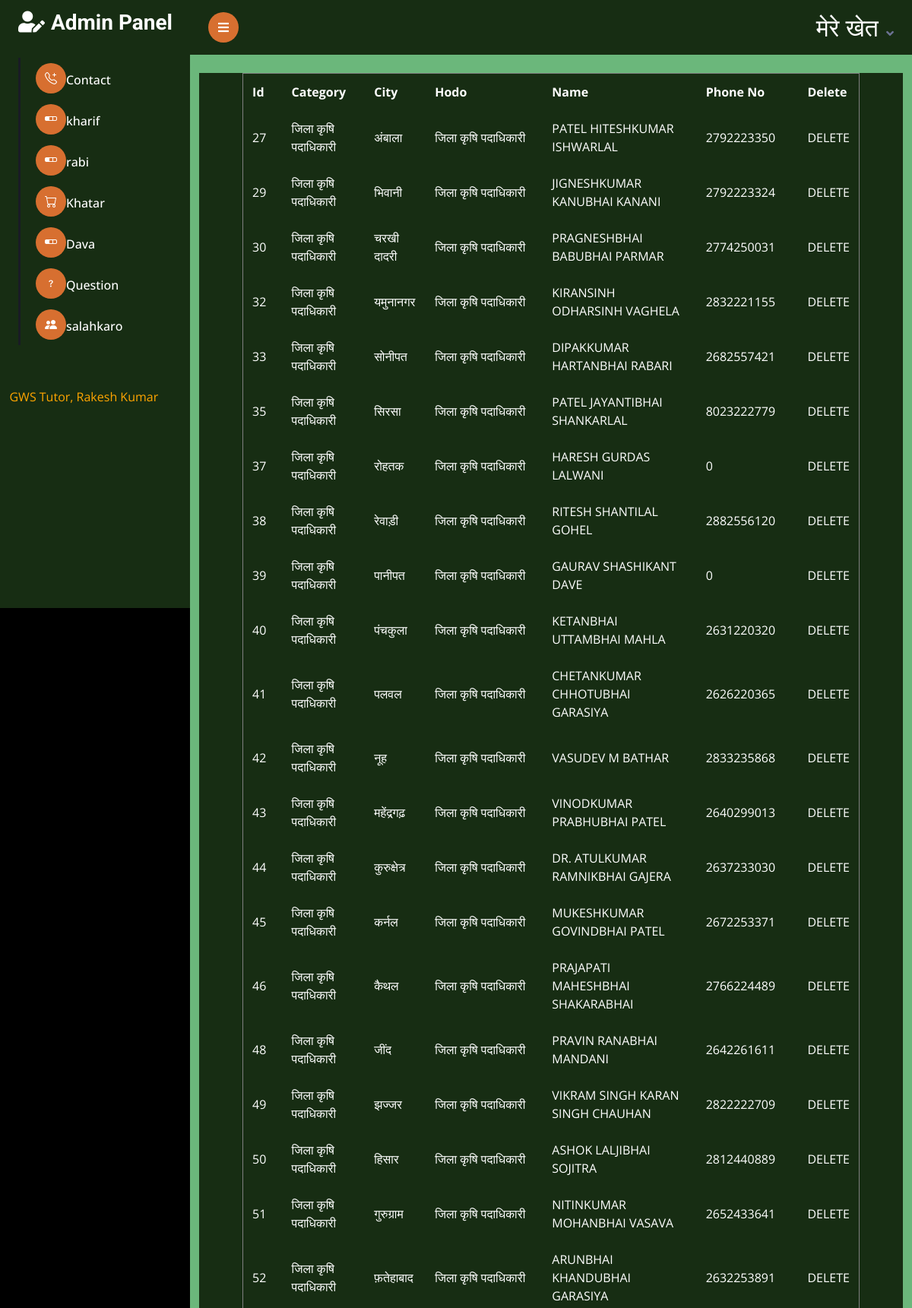
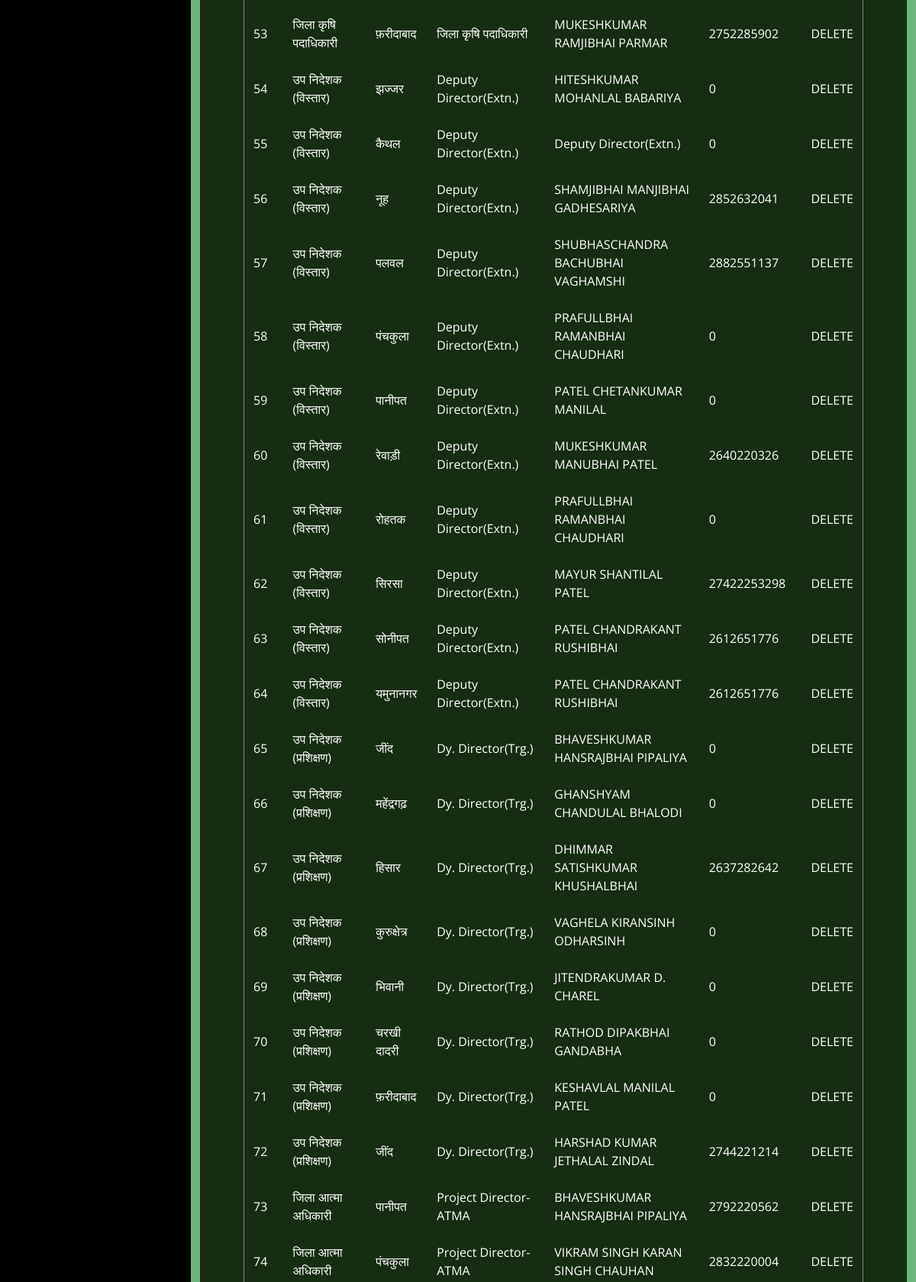
The app's page /admin/s_view.php (signed in, upper part) with its own data (2 pictures, top to bottom).
### tables this page shows
CREATE TABLE `salahkaro` (
  `id` bigint(12) NOT NULL,
  `category` varchar(50) NOT NULL,
  `city` varchar(50) NOT NULL,
  `hodo` varchar(50) NOT NULL,
  `name` varchar(50) NOT NULL,
  `phone` bigint(12) NOT NULL
);

### admin/s_view.php (the view)
<?php session_start();
if(isset($_SESSION['aid']))
{
 include "menu.php"; ?>
<div class="container-fluid pt-4 px-4">
                <div class="row g-4">
                    <div class="col-sm-6 col-xl-12" style="background-color: #172D13;">
<table border=1 align="center" width=90% cellspacing="10" cellpadding="12">
		<tr>
			<th>Id</th>
			<th>Category</th>
			<th>City</th>
			<th>Hodo</th>
			<th>Name</th>
			<th>Phone No</th>
			<th>Delete</th>
		</tr>
		<?php
			include "connection.php";
			$s = mysqli_query($con,"select * from salahkaro");
		while($r = mysqli_fetch_array($s))
		{
		?>
		<tr>
				<td><?php echo $r['id']; ?></td>
				<td><?php echo $r['category']; ?></td>
				<td><?php echo $r['city']; ?></td>
				<td><?php echo $r['hodo']; ?></td>
				<td><?php echo $r['name']; ?></td>
				<td><?php echo $r['phone']; ?></td>
				<td><a href="s_delete.php?i=<?php echo $r['id']; ?>">DELETE</a></td>
		</tr>
		<?php
			}
		?>
	</table>
</div>
</div>
</div>
<?php include "footer.php";
}
else
{
    header("location:index.php");
}
?>

### admin/css/style.css (style rules this page uses)
:root { --primary: #EB1616; --secondary: #191C24; --light: #6C7293; --dark: #000000; }

### records on screen
salahkaro: id "27", category "जिला कृषि पदाधिकारी", city "अंबाला", hodo "जिला कृषि पदाधिकारी", name "PATEL HITESHKUMAR ISHWARLAL", phone "2792223350"
salahkaro: id "29", category "जिला कृषि पदाधिकारी", city "भिवानी", hodo "जिला कृषि पदाधिकारी", name "JIGNESHKUMAR KANUBHAI KANANI", phone "2792223324"
salahkaro: id "30", category "जिला कृषि पदाधिकारी", city "चरखी दादरी", hodo "जिला कृषि पदाधिकारी", name "PRAGNESHBHAI BABUBHAI PARMAR", phone "2774250031"
salahkaro: id "32", category "जिला कृषि पदाधिकारी", city "यमुनानगर", hodo "जिला कृषि पदाधिकारी", name "KIRANSINH ODHARSINH VAGHELA", phone "2832221155"
salahkaro: id "33", category "जिला कृषि पदाधिकारी", city "सोनीपत", hodo "जिला कृषि पदाधिकारी", name "DIPAKKUMAR HARTANBHAI RABARI", phone "2682557421"
salahkaro: id "35", category "जिला कृषि पदाधिकारी", city "सिरसा", hodo "जिला कृषि पदाधिकारी", name "PATEL JAYANTIBHAI SHANKARLAL", phone "8023222779"
salahkaro: id "37", category "जिला कृषि पदाधिकारी", city "रोहतक", hodo "जिला कृषि पदाधिकारी", name "HARESH GURDAS LALWANI", phone "0"
salahkaro: id "38", category "जिला कृषि पदाधिकारी", city "रेवाड़ी", hodo "जिला कृषि पदाधिकारी", name "RITESH SHANTILAL GOHEL", phone "2882556120"
salahkaro: id "39", category "जिला कृषि पदाधिकारी", city "पानीपत", hodo "जिला कृषि पदाधिकारी", name "GAURAV SHASHIKANT DAVE", phone "0"
salahkaro: id "40", category "जिला कृषि पदाधिकारी", city "पंचकुला", hodo "जिला कृषि पदाधिकारी", name "KETANBHAI UTTAMBHAI MAHLA", phone "2631220320"
salahkaro: id "41", category "जिला कृषि पदाधिकारी", city "पलवल", hodo "जिला कृषि पदाधिकारी", name "CHETANKUMAR CHHOTUBHAI GARASIYA", phone "2626220365"
salahkaro: id "42", category "जिला कृषि पदाधिकारी", city "नूह", hodo "जिला कृषि पदाधिकारी", name "VASUDEV M BATHAR", phone "2833235868"
salahkaro: id "43", category "जिला कृषि पदाधिकारी", city "महेंद्रगढ़", hodo "जिला कृषि पदाधिकारी", name "VINODKUMAR PRABHUBHAI PATEL", phone "2640299013"
salahkaro: id "44", category "जिला कृषि पदाधिकारी", city "कुरुक्षेत्र", hodo "जिला कृषि पदाधिकारी", name "DR. ATULKUMAR RAMNIKBHAI GAJERA", phone "2637233030"
salahkaro: id "45", category "जिला कृषि पदाधिकारी", city "कर्नल", hodo "जिला कृषि पदाधिकारी", name "MUKESHKUMAR GOVINDBHAI PATEL", phone "2672253371"
salahkaro: id "46", category "जिला कृषि पदाधिकारी", city "कैथल", hodo "जिला कृषि पदाधिकारी", name "PRAJAPATI MAHESHBHAI SHAKARABHAI", phone "2766224489"
salahkaro: id "48", category "जिला कृषि पदाधिकारी", city "जींद", hodo "जिला कृषि पदाधिकारी", name "PRAVIN RANABHAI MANDANI", phone "2642261611"
salahkaro: id "49", category "जिला कृषि पदाधिकारी", city "झज्जर", hodo "जिला कृषि पदाधिकारी", name "VIKRAM SINGH KARAN SINGH CHAUHAN", phone "2822222709"
salahkaro: id "50", category "जिला कृषि पदाधिकारी", city "हिसार", hodo "जिला कृषि पदाधिकारी", name "ASHOK LALJIBHAI SOJITRA", phone "2812440889"
salahkaro: id "51", category "जिला कृषि पदाधिकारी", city "गुरुग्राम", hodo "जिला कृषि पदाधिकारी", name "NITINKUMAR MOHANBHAI VASAVA", phone "2652433641"
salahkaro: id "52", category "जिला कृषि पदाधिकारी", city "फ़तेहाबाद", hodo "जिला कृषि पदाधिकारी", name "ARUNBHAI KHANDUBHAI GARASIYA", phone "2632253891"
salahkaro: id "53", category "जिला कृषि पदाधिकारी", city "फ़रीदाबाद", hodo "जिला कृषि पदाधिकारी", name "MUKESHKUMAR RAMJIBHAI PARMAR", phone "2752285902"
salahkaro: id "54", category "उप निदेशक (विस्तार)", city "झज्जर", hodo "Deputy Director(Extn.)", name "HITESHKUMAR MOHANLAL BABARIYA", phone "0"
salahkaro: id "55", category "उप निदेशक (विस्तार)", city "कैथल", hodo "Deputy Director(Extn.)", name "Deputy Director(Extn.)", phone "0"
salahkaro: id "56", category "उप निदेशक (विस्तार)", city "नूह", hodo "Deputy Director(Extn.)", name "SHAMJIBHAI MANJIBHAI GADHESARIYA", phone "2852632041"
salahkaro: id "57", category "उप निदेशक (विस्तार)", city "पलवल", hodo "Deputy Director(Extn.)", name "SHUBHASCHANDRA BACHUBHAI VAGHAMSHI", phone "2882551137"
salahkaro: id "58", category "उप निदेशक (विस्तार)", city "पंचकुला", hodo "Deputy Director(Extn.)", name "PRAFULLBHAI RAMANBHAI CHAUDHARI", phone "0"
salahkaro: id "59", category "उप निदेशक (विस्तार)", city "पानीपत", hodo "Deputy Director(Extn.)", name "PATEL CHETANKUMAR MANILAL", phone "0"
salahkaro: id "60", category "उप निदेशक (विस्तार)", city "रेवाड़ी", hodo "Deputy Director(Extn.)", name "MUKESHKUMAR MANUBHAI PATEL", phone "2640220326"
salahkaro: id "61", category "उप निदेशक (विस्तार)", city "रोहतक", hodo "Deputy Director(Extn.)", name "PRAFULLBHAI RAMANBHAI CHAUDHARI", phone "0"
salahkaro: id "62", category "उप निदेशक (विस्तार)", city "सिरसा", hodo "Deputy Director(Extn.)", name "MAYUR SHANTILAL PATEL", phone "27422253298"
salahkaro: id "63", category "उप निदेशक (विस्तार)", city "सोनीपत", hodo "Deputy Director(Extn.)", name "PATEL CHANDRAKANT RUSHIBHAI", phone "2612651776"
salahkaro: id "64", category "उप निदेशक (विस्तार)", city "यमुनानगर", hodo "Deputy Director(Extn.)", name "PATEL CHANDRAKANT RUSHIBHAI", phone "2612651776"
salahkaro: id "65", category "उप निदेशक (प्रशिक्षण)", city "जींद", hodo "Dy. Director(Trg.)", name "BHAVESHKUMAR HANSRAJBHAI PIPALIYA", phone "0"
salahkaro: id "66", category "उप निदेशक (प्रशिक्षण)", city "महेंद्रगढ़", hodo "Dy. Director(Trg.)", name "GHANSHYAM CHANDULAL BHALODI", phone "0"
salahkaro: id "67", category "उप निदेशक (प्रशिक्षण)", city "हिसार", hodo "Dy. Director(Trg.)", name "DHIMMAR SATISHKUMAR KHUSHALBHAI", phone "2637282642"
salahkaro: id "68", category "उप निदेशक (प्रशिक्षण)", city "कुरुक्षेत्र", hodo "Dy. Director(Trg.)", name "VAGHELA KIRANSINH ODHARSINH", phone "0"
salahkaro: id "69", category "उप निदेशक (प्रशिक्षण)", city "भिवानी", hodo "Dy. Director(Trg.)", name "JITENDRAKUMAR D. CHAREL", phone "0"
salahkaro: id "70", category "उप निदेशक (प्रशिक्षण)", city "चरखी दादरी", hodo "Dy. Director(Trg.)", name "RATHOD DIPAKBHAI GANDABHA", phone "0"
salahkaro: id "71", category "उप निदेशक (प्रशिक्षण)", city "फ़रीदाबाद", hodo "Dy. Director(Trg.)", name "KESHAVLAL MANILAL PATEL", phone "0"
salahkaro: id "72", category "उप निदेशक (प्रशिक्षण)", city "जींद", hodo "Dy. Director(Trg.)", name "HARSHAD KUMAR JETHALAL ZINDAL", phone "2744221214"
salahkaro: id "73", category "जिला आत्मा अधिकारी", city "पानीपत", hodo "Project Director-ATMA", name "BHAVESHKUMAR HANSRAJBHAI PIPALIYA", phone "2792220562"
salahkaro: id "74", category "जिला आत्मा अधिकारी", city "पंचकुला", hodo "Project Director-ATMA", name "VIKRAM SINGH KARAN SINGH CHAUHAN", phone "2832220004"
